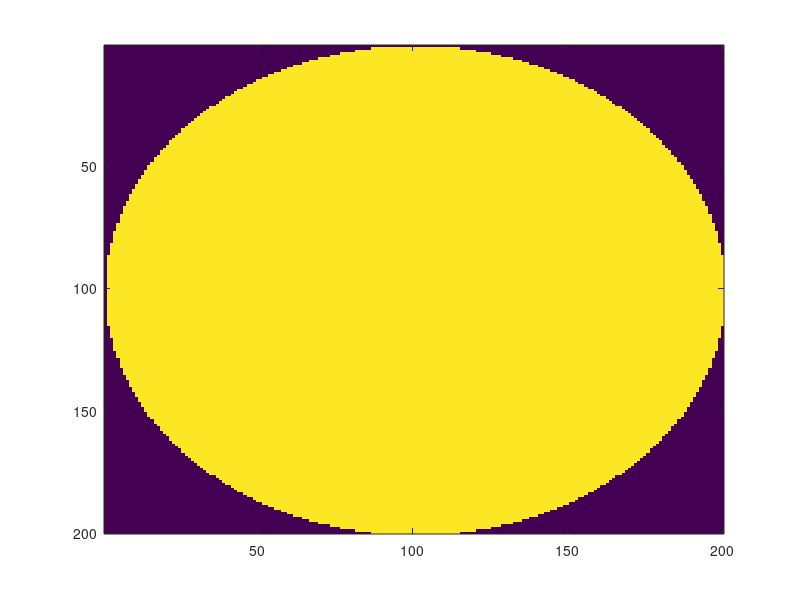

This figure's MATLAB source: (Note: this script raises an error after producing the figure.)
clear all;
close all;

% create a cube of 100s
n = 100;

% creating a 3D matrix that is 100x100x100
I = zeros(n,n,n);

% define x as a 1D plane within I
x = 1:1:n;

% divide by 10 to get slices to 0.1cm 
x = x/10;

x = x - 5;

% define range of each axes and dividing incriment 
x = -5:0.1:5-0.1;
y = x;
z = x;

[X,Y,Z] = meshgrid(x,y,z);

% I = some change to I **Jon's hint

% assigning distance formula to variable 'distance'
distance = sqrt(X.^2+Y.^2+Z.^2);

% everything in this dimension ":" colon
slice = distance(:,1,:);

imagesc(squeeze(slice));
%% 

% assign a value of 1 to every point less than 2.5 (cm) from the center.
% 2.5 is the radius of the sphere
I(distance<2.5) = 1;

% create the mask
mask = I(distance<2.5);

% making sure there IS in fact a sphere in my cube...haha. 
imagesc(squeeze(I(:,50,:)));
%% 

% select ideal slices. Dummy variablesm matrix I accessed at these points.
ideal_x = I(50,:,:);
ideal_y = I(:,50,:);
ideal_z = I(:,:,50);

%create the slice that is offset 2.4cm in the z direction
offset_slice = I(:,:,74);

%display offset slice
imagesc(squeeze(offset_slice));
%% 

clear all;
close all;

% create a cube of 200s
n = 200;

% creating a 3D matrix that is 200x200x200
I = zeros(n,n,n);

% define x as a 1D plane within I
x = 1:1:n;

% divide by 20 to get slices to 0.05cm 
x = x/20;


x = x - 2.5;


% define range of each axes and dividing incriment 
x = -5:0.05:5-0.05;
y = x;
z = x;

[X,Y,Z] = meshgrid(x,y,z);

% I = some change to I **Jon's hint

distance = sqrt(X.^2+Y.^2+Z.^2);

% everything in this dimension ":" colon
slice = distance(:,1,:);

imagesc(squeeze(slice));
%% 

% assign a value of 1 to every 
I(distance<5) = 1;

% making sure there IS in fact a sphere in my cube...haha. 
imagesc(squeeze(I(:,100,:)));

% select ideal slices
ideal_x = squeeze(I(50,:,:));
ideal_y = squeeze(I(:,50,:));
ideal_z = squeeze(I(:,:,50));

% create an empty slice in the middle. What I don't understand about this
% part is that giving three coordinates (x,y,z) gives us a point right? Not
% a slice? 
sample_s = I(100,100,100);

% integrate = take the sum over the range. This step takes my 10 2-D slices
% and combines them into one "3-D" slice. Is that right?
for ryans_loop = 95:104 % my 10 slices
    sample_s = sample_s + squeeze(I(ryans_loop,:));

end
%% 

% I understand the point here (creating a 5cm-wide range around the middle)
% but how do I plug this into MATLAB? 
bottom_index = 97.5;
top_index = 102.5;


max_val = max(sample_s, [], "all");
threshold = .25;
thresholded_slice1 = imbinarize(sample_s,threshold);
imagesc(squeeze(thresholded_slice1))
%% 

max_val = max(sample_s, [], "all");
threshold = .5;
thresholded_slice2 = imbinarize(sample_s,threshold);
imagesc(squeeze(thresholded_slice2))
%% 

max_val = max(sample_s, [], "all");
threshold = .75
thresholded_slice3 = imbinarize(sample_s,threshold);
imagesc(squeeze(thresholded_slice3))
%% 


%  Are you able to recover the “true” (ideal zero 
% thickness) slice? (5) 
% Since we just went +/- 2.5 cm from the ideal slice, wouldn't the original
% "true" slice just be the center of our concatenated slice? 
